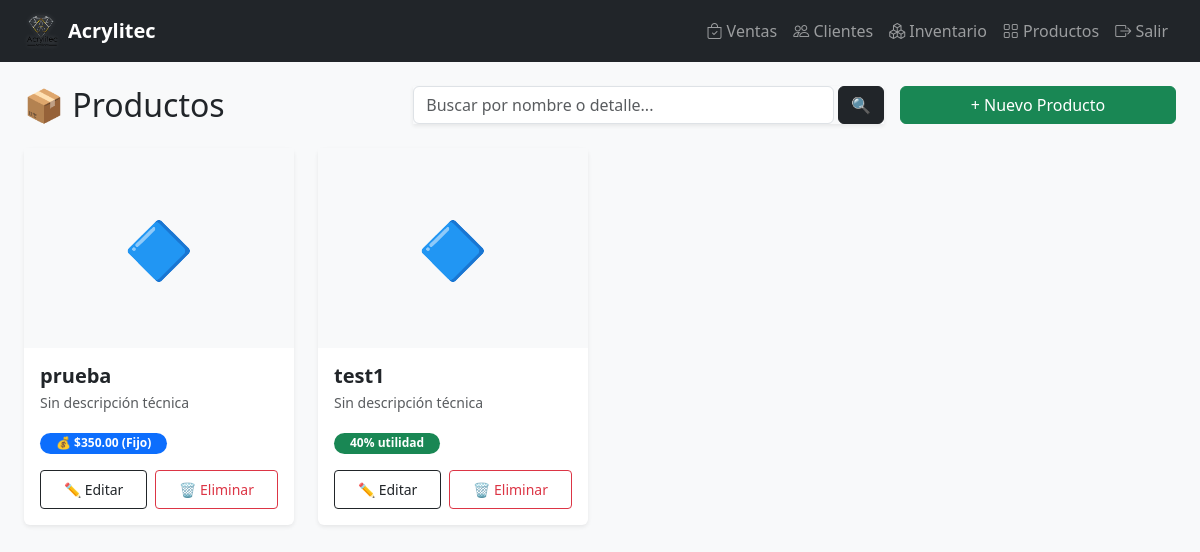
The app's page /productos/, older data.
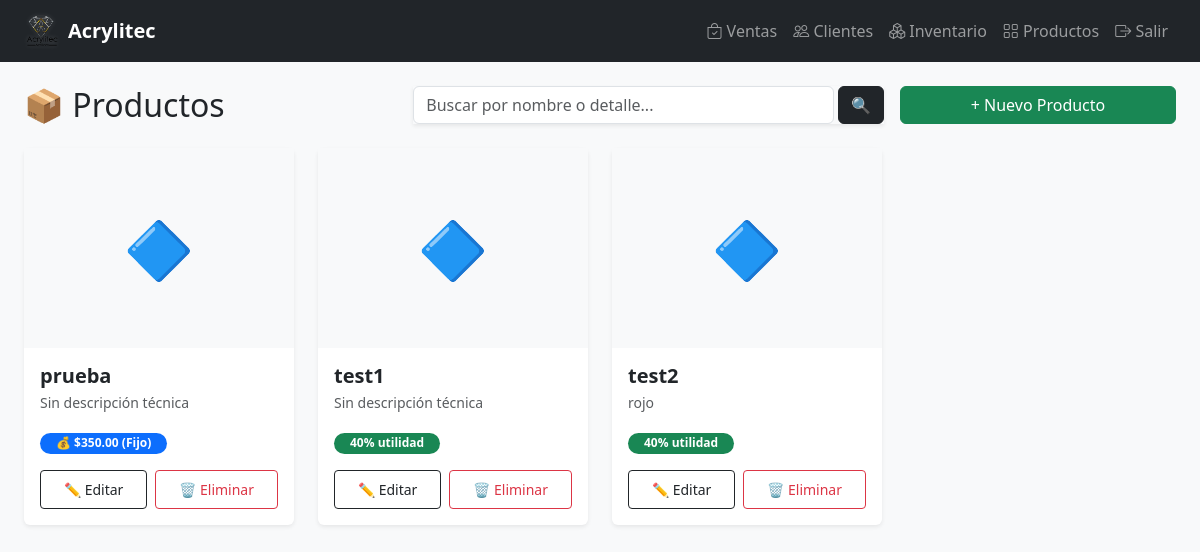
The same page, newer data.
### gestion/models.py (models this page shows)
class Productos(models.Model):
    id_producto = models.AutoField(primary_key=True)
    nombre = models.CharField(max_length=100, blank=True, null=True)
    detalle = models.CharField(max_length=100, blank=True, null=True)
    precio_fijo = models.DecimalField(max_digits=10, decimal_places=2, blank=True, null=True, verbose_name="Precio Fijo (Opcional)")
    porcentaje_utilidad = models.IntegerField(default=40)
    foto = models.CharField(max_length=255, blank=True, null=True)
    class Meta:
        managed = True
        db_table = 'productos'
        verbose_name = "Producto"
        verbose_name_plural = "Productos"

### gestion/views.py (the view)
# urls.py: path('productos/', views.lista_productos, name='lista_productos'),
def lista_productos(request):
    query = request.GET.get('q', '')  # Captura el texto del buscador
    productos = Productos.objects.all()
    if query:
        productos = productos.filter(
            Q(nombre__icontains=query) |
            Q(detalle__icontains=query)
        )
    return render(request, 'gestion/productos_list.html', {
        'productos': productos,
        'query': query
    })

### gestion/templates/gestion/productos_list.html (shortened to what this page needs)
{% extends 'gestion/base.html' %}
{% block content %}
<div class="row g-3 mb-4 align-items-center">
    <div class="col-12 col-md-4">
        <h2 class="mb-0">📦 Productos</h2>
    </div>
    <div class="col-12 col-md-5">
        <form method="GET" action="{% url 'lista_productos' %}" class="d-flex shadow-sm">
            <input type="text" name="q" class="form-control"
                   placeholder="Buscar por nombre o detalle..." value="{{ query|default:'' }}">
            <button type="submit" class="btn btn-dark ms-1">🔍</button>
        </form>
    </div>
    <div class="col-12 col-md-3 text-md-end">
        <a href="{% url 'crear_producto' %}" class="btn btn-success w-100 w-md-auto">+ Nuevo Producto</a>
    </div>
</div>
{% if productos %}
<div class="row g-4">
    {% for prod in productos %}
    <div class="col-12 col-md-3">
        <div class="card shadow-sm h-100 border-0">
            {% if prod.foto %}
            <img src="/media/{{ prod.foto }}" class="card-img-top"
                 style="height:200px; object-fit:cover;" alt="{{ prod.nombre }}">
            {% else %}
            <div class="d-flex align-items-center justify-content-center bg-light text-primary"
                 style="height:200px; font-size:3.5rem;">🔷</div>
            {% endif %}
            <div class="card-body d-flex flex-column">
                <h5 class="card-title fw-bold mb-1">{{ prod.nombre }}</h5>
                <p class="text-muted small mb-3">{{ prod.detalle|default:"Sin descripción técnica"|truncatechars:80 }}</p>
                <div class="mt-auto">
                    <div class="mb-3">
                        {% if prod.precio_fijo %}
                            <span class="badge rounded-pill bg-primary px-3">💰 ${{ prod.precio_fijo }} (Fijo)</span>
                        {% else %}
                            <span class="badge rounded-pill bg-success px-3">{{ prod.porcentaje_utilidad }}% utilidad</span>
                        {% endif %}
                    </div>
                    <div class="d-flex gap-2">
                        <a href="{% url 'editar_producto' prod.id_producto %}"
                           class="btn btn-sm btn-outline-dark flex-fill py-2">✏️ Editar</a>
                        <a href="{% url 'eliminar_producto' prod.id_producto %}"
                           class="btn btn-sm btn-outline-danger flex-fill py-2">🗑️ Eliminar</a>
                    </div>
                </div>
            </div>
        </div>
    </div>
    {% endfor %}
</div>
{% endif %}
{% endblock %}

Row changes from the older to the newer data that the page shows:
added Productos: nombre "test2", detalle "rojo", porcentaje_utilidad "40"
